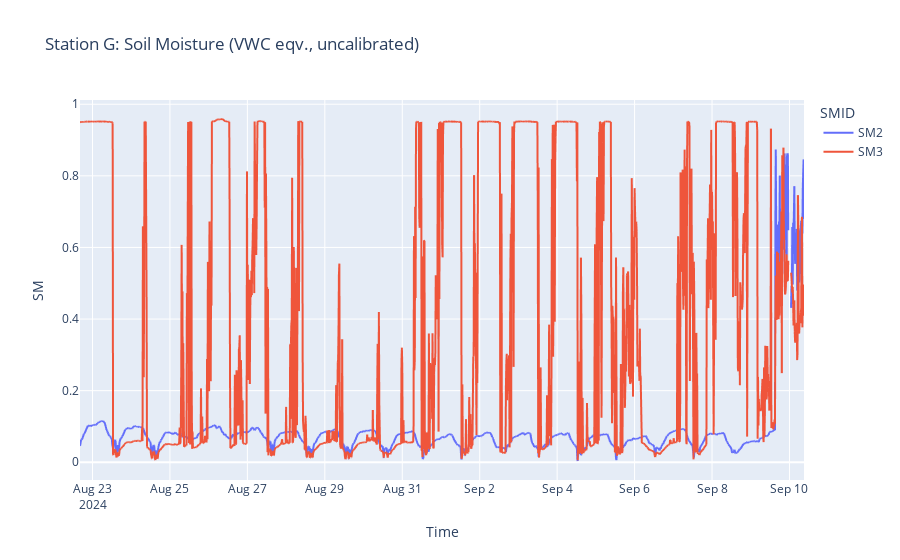

Source (notebook cell):
### Code cell
fig = px.line(station_plot_sm, x='Time', y='SM', color='SMID', title=f'Station {stn.upper()}: Soil Moisture (VWC eqv., uncalibrated)')
fig.show()
fig.write_html(f'./vis/station_{stn}_sm.html')

### Figure 1 — Plotly figure (JSON) as saved in the notebook; plotly's stock layout.template omitted (floating-point values rounded to 4 significant figures; data arrays with more than 128 entries replaced by an {"elided": "..."} marker saying what was removed)
{"data": [{"hovertemplate": "SMID=SM2<br>Time=%{x}<br>SM=%{y}<extra></extra>", "legendgroup": "SM2", "line": {"color": "#636efa", "dash": "solid"}, "marker": {"symbol": "circle"}, "mode": "lines", "name": "SM2", "showlegend": true, "type": "scattergl", "x": {"elided": "1796 str values"}, "xaxis": "x", "y": {"elided": "1796 float values"}, "yaxis": "y"}, {"hovertemplate": "SMID=SM3<br>Time=%{x}<br>SM=%{y}<extra></extra>", "legendgroup": "SM3", "line": {"color": "#EF553B", "dash": "solid"}, "marker": {"symbol": "circle"}, "mode": "lines", "name": "SM3", "showlegend": true, "type": "scattergl", "x": {"elided": "1796 str values"}, "xaxis": "x", "y": {"elided": "1796 float values"}, "yaxis": "y"}], "layout": {"legend": {"title": {"text": "SMID"}, "tracegroupgap": 0}, "title": {"text": "Station G: Soil Moisture (VWC eqv., uncalibrated)"}, "xaxis": {"anchor": "y", "domain": [0, 1], "title": {"text": "Time"}}, "yaxis": {"anchor": "x", "domain": [0, 1], "title": {"text": "SM"}}}}
